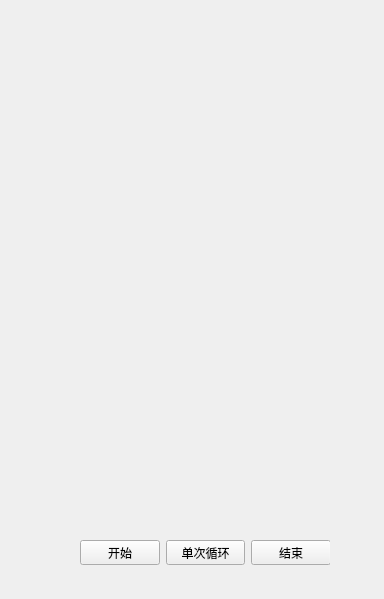
<?xml version="1.0" encoding="UTF-8"?>
<ui version="4.0">
 <class>Widget</class>
 <widget class="QWidget" name="Widget">
  <property name="geometry">
   <rect>
    <x>0</x>
    <y>0</y>
    <width>384</width>
    <height>599</height>
   </rect>
  </property>
  <property name="windowTitle">
   <string>Widget</string>
  </property>
  <widget class="QLabel" name="label">
   <property name="geometry">
    <rect>
     <x>50</x>
     <y>30</y>
     <width>271</width>
     <height>471</height>
    </rect>
   </property>
   <property name="text">
    <string/>
   </property>
   <property name="scaledContents">
    <bool>true</bool>
   </property>
  </widget>
  <widget class="QWidget" name="layoutWidget">
   <property name="geometry">
    <rect>
     <x>80</x>
     <y>540</y>
     <width>250</width>
     <height>25</height>
    </rect>
   </property>
   <layout class="QHBoxLayout" name="horizontalLayout">
    <item>
     <widget class="QPushButton" name="startButton">
      <property name="text">
       <string>开始</string>
      </property>
     </widget>
    </item>
    <item>
     <widget class="QPushButton" name="singleButton">
      <property name="text">
       <string>单次循环</string>
      </property>
     </widget>
    </item>
    <item>
     <spacer name="horizontalSpacer">
      <property name="orientation">
       <enum>Qt::Orientation::Horizontal</enum>
      </property>
      <property name="sizeHint" stdset="0">
       <size>
        <width>40</width>
        <height>20</height>
       </size>
      </property>
     </spacer>
    </item>
    <item>
     <widget class="QPushButton" name="stopButton">
      <property name="text">
       <string>结束</string>
      </property>
     </widget>
    </item>
   </layout>
  </widget>
 </widget>
 <resources/>
 <connections/>
</ui>
